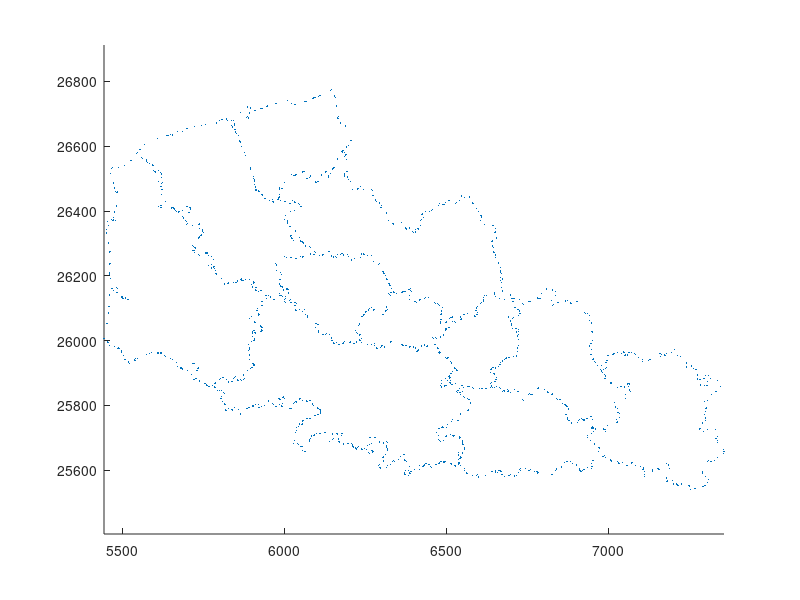

The MATLAB source for this figure:
SS11=[
6178.72		26584.54	
6180.21		26581.03	
6187.69		26580.05	
6191.03		26573.67	
6189.14		26570.36	
6185.90		26568.33	
6164.83		26560.39	
6153.46		26534.34	
6150.80		26531.87	
6148.05		26529.11	
6144.41		26514.55	
6137.31		26505.26	
6135.85		26508.82	
6129.20		26522.60	
6126.57		26520.08	
6115.50		26511.29	
6106.94		26491.33	
6103.73		26491.03	
6098.27		26487.73	
6096.64		26491.33	
6082.54		26510.18	
6081.58		26507.92	
6080.48		26505.72	
6078.28		26502.46	
6070.94		26500.64	
6061.49		26522.21	
6057.92		26520.51	
6039.44		26513.69	
6036.33		26511.62	
6033.38		26509.33	
6029.81		26510.87	
6022.33		26512.70	
5996.64		26495.51	
6000.08		26488.46	
5993.52		26474.21	
5994.24		26470.34	
5991.34		26470.63	
5985.57		26471.39	
5986.11		26468.02	
5986.22		26451.45	
5985.82		26446.02	
5986.27		26443.28	
5983.27		26440.96	
5983.11		26437.17	
5980.64		26434.77	
5966.12		26425.84	
5965.91		26429.48	
5965.45		26436.75	
5955.59		26432.77	
5942.27		26438.12	
5939.60		26439.91	
5933.75		26447.59	
5931.70		26450.40	
5922.43		26460.22	
5919.57		26462.51	
5913.05		26463.27	
5912.74		26466.66	
5911.60		26473.29	
5912.53		26476.66	
5908.93		26482.61	
5909.70		26492.84	
5907.99		26496.38	
5905.49		26499.40	
5906.19		26506.95	
5896.70		26527.29	
5896.86		26531.13	
5895.76		26534.78	
5880.44		26572.50	
5879.47		26576.08	
5878.80		26579.73	
5869.49		26599.43	
5865.43		26613.43	
5862.83		26616.07	
5858.53		26633.50	
5853.16		26638.31	
5851.15		26641.38	
5849.43		26644.44	
5848.73		26651.39	
5840.02		26657.06	
5840.87		26660.67	
5838.14		26663.51	
5825.95		26678.66	
5810.84		26682.07	
5822.01		26684.14	
5836.14		26680.51	
5845.71		26668.77	
5847.93		26665.69	
5842.63		26680.34	
5866.34		26704.64	
5886.38		26691.94	
5883.47		26689.45	
5889.82		26687.21	
5892.92		26702.37	
5897.70		26708.57	
5897.00		26716.10	
5886.51		26721.24	
5897.35		26720.48	
5909.96		26710.72	
5928.59		26716.08	
5932.28		26717.57	
5945.69		26723.08	
5949.18		26724.09	
5972.16		26730.52	
5976.04		26731.40	
6009.78		26741.69	
6021.87		26731.93	
6033.33		26729.17	
6063.72		26737.24	
6067.37		26738.72	
6088.16		26747.39	
6091.68		26748.69	
6093.92		26749.35	
6096.14		26750.05	
6107.11		26754.71	
6110.77		26756.26	
6144.00		26772.57	
6147.22		26774.41	
6155.23		26756.54	
6156.54		26752.85	
6158.14		26749.27	
6161.45		26726.08	
6162.10		26722.33	
6168.17		26692.50	
6166.05		26689.34	
6165.87		26685.68	
6173.05		26672.07	
6190.07		26662.45	
6206.59		26618.36	
6198.24		26602.50	
6192.06		26597.89	
6182.06		26586.40	
6178.72		26584.54	
6569.28		25788.41	
6568.33		25784.96	
6565.06		25783.37	
6545.58		25774.35	
6545.64		25770.65	
6539.21		25753.77	
6535.99		25752.87	
6519.63		25755.83	
6517.84		25749.22	
6503.80		25740.01	
6502.88		25736.67	
6500.67		25730.91	
6493.78		25730.24	
6490.96		25731.26	
6488.67		25733.20	
6485.65		25731.74	
6480.59		25727.53	
6477.65		25729.15	
6471.30		25715.72	
6476.87		25706.64	
6475.64		25695.65	
6480.91		25690.71	
6482.94		25687.58	
6492.94		25691.66	
6500.11		25704.26	
6501.68		25707.55	
6512.49		25709.68	
6519.91		25707.54	
6523.37		25705.69	
6526.98		25708.04	
6540.53		25702.61	
6543.95		25701.18	
6542.28		25697.97	
6549.63		25690.20	
6550.05		25686.60	
6551.02		25682.88	
6550.35		25679.09	
6553.94		25679.29	
6556.53		25669.04	
6557.26		25665.51	
6549.98		25652.72	
6539.30		25653.96	
6538.52		25646.59	
6543.75		25641.59	
6546.08		25638.72	
6542.94		25636.93	
6537.33		25633.95	
6537.45		25624.06	
6540.61		25622.30	
6538.53		25619.12	
6529.39		25612.79	
6527.31		25615.51	
6517.72		25618.85	
6514.57		25620.54	
6497.65		25626.07	
6494.67		25625.26	
6493.74		25622.32	
6491.58		25625.31	
6484.42		25626.58	
6480.77		25622.72	
6477.81		25620.89	
6471.50		25617.97	
6467.86		25616.70	
6455.57		25607.76	
6453.38		25610.33	
6448.51		25617.48	
6445.55		25618.56	
6439.60		25620.63	
6435.79		25620.24	
6432.89		25617.73	
6431.97		25614.23	
6429.23		25611.87	
6426.27		25610.50	
6418.67		25615.53	
6416.51		25600.97	
6401.54		25601.99	
6391.92		25595.96	
6386.96		25591.24	
6389.01		25588.50	
6383.73		25584.62	
6373.09		25587.35	
6372.39		25590.11	
6370.67		25593.54	
6375.56		25598.60	
6382.75		25600.07	
6387.28		25610.44	
6378.81		25627.87	
6375.97		25628.65	
6373.05		25629.02	
6371.75		25632.67	
6372.00		25647.95	
6368.25		25648.03	
6359.42		25641.21	
6354.77		25631.33	
6352.22		25634.06	
6339.92		25627.56	
6337.54		25630.43	
6335.42		25627.35	
6329.37		25617.91	
6328.52		25616.56	
6318.78		25614.61	
6315.10		25608.40	
6298.22		25605.55	
6295.83		25608.43	
6291.11		25614.07	
6293.63		25616.45	
6306.39		25628.18	
6305.15		25631.32	
6304.29		25637.95	
6306.79		25640.69	
6313.96		25648.97	
6319.17		25662.24	
6317.89		25668.27	
6316.47		25671.50	
6316.70		25674.81	
6318.37		25684.57	
6316.24		25687.47	
6306.16		25683.79	
6295.89		25686.28	
6294.17		25689.29	
6281.77		25700.76	
6278.38		25701.30	
6265.44		25701.31	
6270.11		25683.24	
6262.93		25680.42	
6258.72		25674.70	
6271.44		25660.89	
6274.15		25658.14	
6271.79		25655.59	
6263.33		25650.68	
6261.38		25653.92	
6254.48		25662.94	
6247.87		25666.27	
6240.49		25664.66	
6238.42		25667.40	
6229.32		25672.02	
6227.44		25669.51	
6222.91		25665.46	
6220.63		25668.32	
6214.45		25671.67	
6212.19		25674.23	
6210.75		25677.33	
6210.80		25679.74	
6207.95		25682.02	
6197.18		25682.84	
6183.70		25678.84	
6182.13		25681.68	
6171.33		25686.35	
6169.41		25688.72	
6166.78		25694.22	
6166.98		25696.67	
6176.52		25707.33	
6179.10		25713.15	
6176.04		25713.90	
6172.52		25715.07	
6166.03		25711.55	
6163.37		25714.09	
6153.81		25717.91	
6150.26		25711.65	
6151.60		25697.98	
6149.56		25694.74	
6140.28		25688.21	
6127.76		25716.86	
6124.24		25716.77	
6110.68		25713.31	
6099.87		25712.40	
6095.16		25708.80	
6092.01		25706.66	
6084.89		25706.04	
6084.62		25703.11	
6081.28		25698.48	
6079.45		25693.31	
6078.53		25690.72	
6077.17		25687.12	
6066.76		25658.12	
6063.21		25657.54	
6058.05		25661.67	
6055.89		25671.99	
6052.31		25672.61	
6043.62		25678.50	
6041.82		25682.61	
6027.90		25681.56	
6031.00		25692.63	
6035.07		25715.17	
6039.53		25721.22	
6038.21		25732.74	
6044.63		25734.11	
6046.71		25740.35	
6047.78		25743.46	
6053.19		25741.69	
6055.84		25742.76	
6056.56		25749.24	
6056.05		25752.72	
6060.35		25754.43	
6070.47		25759.99	
6077.94		25759.58	
6081.79		25758.78	
6095.24		25768.69	
6098.27		25770.10	
6103.50		25772.99	
6106.48		25773.11	
6111.28		25775.74	
6113.85		25776.71	
6113.15		25779.45	
6113.39		25782.27	
6111.62		25785.55	
6108.99		25788.18	
6106.33		25791.44	
6102.87		25791.80	
6091.45		25798.59	
6088.00		25804.51	
6085.98		25807.15	
6082.59		25816.38	
6078.93		25815.41	
6071.72		25813.08	
6068.27		25813.64	
6057.82		25814.22	
6050.39		25820.89	
6047.23		25819.69	
6037.86		25810.26	
6034.56		25810.98	
6031.76		25809.97	
6030.27		25806.77	
6022.39		25791.59	
6018.03		25790.54	
6000.10		25821.64	
5998.80		25823.95	
5997.40		25826.20	
5994.54		25824.13	
5984.46		25821.01	
5985.52		25817.64	
5988.78		25819.24	
5996.27		25806.86	
5993.29		25797.25	
5991.91		25800.41	
5987.05		25803.99	
5975.11		25797.10	
5971.70		25797.94	
5967.24		25803.36	
5965.13		25806.46	
5952.00		25813.48	
5940.60		25799.05	
5930.81		25797.38	
5924.42		25794.55	
5921.97		25792.30	
5919.86		25802.06	
5912.26		25802.07	
5905.88		25798.28	
5902.33		25799.65	
5902.03		25796.57	
5893.62		25793.54	
5890.57		25793.93	
5887.01		25790.89	
5883.29		25791.57	
5866.42		25772.15	
5864.43		25775.32	
5860.66		25785.57	
5858.44		25788.29	
5846.57		25794.32	
5841.28		25786.07	
5838.23		25787.89	
5828.48		25790.30	
5820.64		25784.07	
5820.02		25787.65	
5819.19		25801.85	
5816.89		25804.59	
5808.42		25813.17	
5808.06		25819.73	
5805.11		25821.38	
5805.63		25828.20	
5815.17		25837.26	
5813.38		25839.97	
5805.61		25844.97	
5801.78		25844.71	
5794.38		25846.29	
5786.62		25854.44	
5784.13		25856.83	
5778.41		25860.59	
5785.95		25866.47	
5788.12		25869.01	
5800.88		25880.20	
5803.95		25881.79	
5809.49		25885.63	
5812.86		25885.44	
5823.25		25880.75	
5827.59		25874.48	
5828.99		25870.92	
5837.45		25873.72	
5840.36		25874.48	
5843.11		25883.69	
5847.69		25887.14	
5850.73		25888.61	
5856.83		25878.19	
5859.20		25876.03	
5865.49		25879.11	
5868.66		25877.49	
5876.02		25881.08	
5877.98		25883.50	
5875.48		25893.80	
5886.18		25908.47	
5895.84		25913.02	
5900.45		25916.23	
5903.25		25916.29	
5907.18		25922.50	
5906.88		25926.23	
5904.00		25928.71	
5891.75		25942.51	
5893.95		25954.14	
5893.00		25957.33	
5889.93		25969.85	
5892.70		25971.76	
5892.05		25973.31	
5892.19		25977.02	
5890.55		25987.93	
5899.98		25998.19	
5906.74		26000.69	
5910.03		26002.17	
5908.64		26005.13	
5902.67		26012.04	
5901.34		26022.72	
5901.81		26026.52	
5906.82		26030.87	
5910.17		26024.85	
5912.33		26022.16	
5928.69		26028.80	
5931.52		26031.08	
5929.66		26033.93	
5932.69		26039.72	
5930.47		26042.30	
5927.78		26045.20	
5912.28		26057.12	
5908.53		26057.61	
5894.35		26069.25	
5899.83		26074.06	
5907.09		26072.60	
5920.71		26077.73	
5923.05		26080.62	
5920.61		26083.25	
5916.22		26092.90	
5918.14		26099.61	
5930.27		26108.55	
5933.92		26109.53	
5931.89		26120.13	
5946.31		26131.20	
5946.79		26138.49	
5950.85		26139.99	
5957.37		26135.98	
5958.92		26132.47	
5966.34		26127.38	
5969.19		26126.35	
5986.55		26138.40	
5990.03		26139.19	
5986.71		26145.58	
5998.58		26153.61	
5998.55		26157.22	
6007.38		26159.18	
6010.23		26160.26	
6012.23		26157.25	
6013.65		26146.87	
5995.83		26135.14	
6005.36		26135.33	
6003.41		26128.98	
6001.10		26126.46	
6002.46		26120.10	
6004.86		26117.75	
6017.14		26124.11	
6019.44		26126.91	
6021.27		26116.75	
6031.44		26117.73	
6034.97		26117.70	
6037.03		26115.83	
6038.38		26113.39	
6033.73		26108.49	
6033.87		26094.70	
6036.81		26092.52	
6047.27		26095.66	
6058.18		26094.50	
6058.11		26090.84	
6062.42		26095.50	
6064.98		26080.80	
6071.08		26076.36	
6072.39		26072.76	
6073.24		26071.70	
6079.96		26070.10	
6098.60		26052.21	
6106.05		26050.76	
6103.48		26048.90	
6098.04		26041.44	
6107.30		26030.14	
6106.90		26026.46	
6119.57		26019.76	
6122.68		26017.85	
6128.24		26020.05	
6131.00		26021.40	
6139.62		26019.25	
6145.49		26009.29	
6147.33		26005.82	
6147.28		26000.41	
6147.68		26000.56	
6153.17		25992.90	
6155.79		25991.14	
6162.88		25992.94	
6168.53		25988.48	
6172.02		25987.08	
6181.38		25990.45	
6184.20		25992.34	
6185.61		25996.26	
6200.55		25995.39	
6203.88		25993.44	
6204.83		25995.98	
6215.35		25991.96	
6218.71		25990.18	
6222.44		25993.98	
6223.87		25996.39	
6224.67		25995.79	
6231.40		26002.36	
6234.44		26000.65	
6239.68		25995.01	
6257.73		25988.74	
6269.21		25988.17	
6279.98		25992.02	
6278.73		25985.94	
6284.35		25977.50	
6286.99		25975.29	
6296.94		25978.48	
6301.40		25983.37	
6304.87		25983.80	
6310.23		25980.45	
6327.74		25995.50	
6330.32		25998.42	
6361.88		25989.05	
6365.02		25987.88	
6366.79		25985.04	
6376.41		25985.29	
6385.67		25982.72	
6387.84		25980.27	
6391.39		25980.38	
6397.70		25983.31	
6399.46		25980.19	
6405.41		25976.88	
6410.26		25967.34	
6413.27		25969.53	
6416.28		25971.70	
6424.92		25981.23	
6422.79		25983.72	
6434.06		25986.42	
6438.29		25982.48	
6441.18		25982.46	
6443.66		25985.08	
6464.88		25986.96	
6468.48		25987.16	
6474.07		25978.45	
6474.89		25975.09	
6478.87		25965.78	
6478.24		25962.41	
6480.41		25961.64	
6482.60		25962.36	
6498.22		25947.92	
6500.82		25945.37	
6503.65		25946.33	
6506.43		25947.42	
6514.71		25935.89	
6516.85		25932.99	
6516.35		25928.68	
6526.63		25915.62	
6529.91		25914.65	
6532.04		25911.95	
6534.02		25909.14	
6531.06		25906.75	
6520.23		25904.63	
6515.23		25898.98	
6509.67		25892.04	
6507.61		25889.52	
6510.49		25887.45	
6513.07		25885.01	
6511.13		25882.58	
6513.07		25876.69	
6505.37		25877.55	
6499.48		25882.42	
6484.62		25878.10	
6485.29		25867.42	
6482.61		25860.47	
6484.88		25858.45	
6487.22		25856.52	
6495.16		25859.70	
6499.84		25862.22	
6510.04		25870.96	
6512.82		25868.93	
6514.97		25866.54	
6517.97		25865.37	
6518.22		25865.07	
6529.13		25868.01	
6547.01		25862.58	
6550.68		25861.75	
6555.04		25856.36	
6549.37		25844.09	
6541.67		25851.03	
6539.85		25847.88	
6537.03		25846.18	
6531.39		25842.97	
6536.35		25840.92	
6543.32		25839.57	
6545.48		25832.93	
6553.84		25826.54	
6556.02		25823.73	
6567.28		25820.69	
6570.80		25818.97	
6574.75		25809.98	
6576.40		25807.04	
6569.28		25788.41	
6681.15		26127.94	
6665.89		26128.86	
6653.05		26136.93	
6650.56		26143.96	
6650.67		26147.85	
6625.79		26138.19	
6618.33		26138.99	
6614.79		26132.76	
6614.87		26125.52	
6615.26		26122.33	
6610.24		26118.35	
6607.85		26116.20	
6605.08		26114.10	
6595.52		26104.28	
6594.04		26100.68	
6591.98		26093.17	
6596.51		26087.95	
6595.35		26080.69	
6590.90		26074.83	
6587.30		26075.87	
6566.30		26082.80	
6555.73		26081.36	
6552.67		26079.36	
6543.99		26073.17	
6546.86		26066.48	
6543.51		26066.25	
6530.42		26056.77	
6527.16		26058.14	
6520.45		26060.15	
6519.41		26073.16	
6516.89		26071.39	
6513.95		26070.50	
6510.53		26069.02	
6501.82		26057.38	
6499.68		26054.72	
6493.45		26057.50	
6483.83		26054.33	
6484.10		26058.07	
6484.02		26065.55	
6477.98		26069.81	
6484.22		26080.91	
6485.90		26083.79	
6484.35		26088.80	
6486.85		26091.71	
6489.13		26101.35	
6479.49		26108.19	
6477.69		26110.95	
6474.86		26113.43	
6467.62		26115.21	
6464.48		26117.63	
6446.49		26133.00	
6436.52		26131.95	
6433.39		26130.27	
6419.63		26127.25	
6416.73		26124.93	
6407.81		26118.28	
6405.66		26120.05	
6404.00		26122.29	
6401.76		26119.55	
6387.80		26126.96	
6387.17		26138.03	
6392.69		26151.73	
6391.13		26155.11	
6391.04		26160.32	
6387.88		26158.42	
6385.03		26156.93	
6373.40		26151.41	
6369.88		26150.79	
6366.38		26150.06	
6362.51		26149.26	
6346.94		26146.60	
6339.53		26149.36	
6336.87		26150.12	
6332.01		26147.96	
6328.51		26149.07	
6330.21		26159.55	
6326.78		26169.57	
6325.26		26172.77	
6323.91		26176.17	
6317.70		26189.40	
6316.22		26192.61	
6311.64		26202.18	
6308.55		26207.72	
6307.18		26210.60	
6305.54		26213.87	
6294.41		26236.90	
6291.35		26235.06	
6276.32		26244.57	
6270.93		26261.84	
6256.41		26261.52	
6246.53		26265.91	
6245.66		26269.58	
6238.99		26267.23	
6236.39		26257.19	
6218.33		26254.03	
6208.53		26248.85	
6198.40		26259.01	
6196.39		26266.13	
6182.28		26263.98	
6181.54		26267.43	
6176.17		26269.89	
6174.30		26266.82	
6164.49		26264.94	
6161.54		26255.92	
6159.69		26259.30	
6152.51		26258.21	
6145.56		26261.22	
6140.09		26275.08	
6136.37		26276.08	
6120.75		26265.84	
6117.31		26264.20	
6109.93		26263.92	
6096.90		26271.56	
6094.71		26274.79	
6081.02		26288.09	
6077.65		26289.94	
6066.40		26291.80	
6060.25		26301.52	
6056.42		26301.87	
6055.27		26305.88	
6051.81		26307.55	
6046.23		26317.57	
6029.77		26308.64	
6024.70		26314.40	
6022.43		26316.93	
6019.14		26322.82	
6021.72		26325.52	
6035.14		26338.36	
6021.15		26350.53	
6021.15		26350.73	
6018.23		26352.33	
6011.98		26360.00	
6010.13		26362.85	
6009.91		26369.54	
6002.25		26374.13	
6004.03		26385.31	
6019.19		26397.43	
6032.27		26401.25	
6053.02		26414.37	
6049.94		26414.85	
6047.96		26419.83	
6045.38		26422.45	
6035.38		26426.39	
6031.78		26427.68	
6026.73		26432.52	
6020.66		26424.10	
6016.84		26424.00	
6002.87		26430.15	
5987.67		26431.86	
5983.11		26437.17	
5983.27		26440.96	
5986.27		26443.28	
5985.82		26446.02	
5986.22		26451.45	
5986.11		26468.02	
5985.57		26471.39	
5991.34		26470.63	
5994.24		26470.34	
5993.52		26474.21	
6000.08		26488.46	
5996.64		26495.51	
6022.33		26512.70	
6029.81		26510.87	
6033.38		26509.33	
6036.33		26511.62	
6039.44		26513.69	
6057.92		26520.51	
6061.49		26522.21	
6070.94		26500.64	
6078.28		26502.46	
6080.48		26505.72	
6081.58		26507.92	
6082.54		26510.18	
6096.64		26491.33	
6098.27		26487.73	
6103.73		26491.03	
6106.94		26491.33	
6115.50		26511.29	
6126.57		26520.08	
6129.20		26522.60	
6135.85		26508.82	
6137.31		26505.26	
6144.41		26514.55	
6148.05		26529.11	
6150.80		26531.87	
6153.46		26534.34	
6164.83		26560.39	
6185.90		26568.33	
6189.14		26570.36	
6192.13		26559.15	
6191.09		26532.72	
6194.03		26522.70	
6187.51		26514.13	
6185.42		26511.17	
6185.40		26507.30	
6196.36		26504.93	
6198.06		26497.39	
6203.60		26492.02	
6210.87		26466.06	
6227.38		26468.16	
6230.17		26470.07	
6235.70		26475.39	
6244.19		26467.50	
6270.82		26465.53	
6273.48		26462.70	
6274.58		26447.35	
6282.28		26433.90	
6284.23		26430.52	
6293.85		26427.04	
6295.40		26423.90	
6300.13		26417.97	
6299.15		26410.46	
6315.17		26394.00	
6321.81		26371.55	
6334.54		26362.46	
6337.48		26359.85	
6362.42		26365.38	
6375.89		26347.64	
6377.86		26344.46	
6387.82		26347.86	
6397.01		26336.72	
6399.36		26333.88	
6406.08		26335.12	
6405.42		26342.36	
6411.22		26345.38	
6414.79		26344.60	
6420.20		26354.60	
6420.23		26369.71	
6425.07		26375.06	
6429.58		26379.27	
6425.30		26389.02	
6427.03		26392.15	
6435.43		26399.44	
6449.50		26397.81	
6455.00		26402.76	
6457.46		26405.57	
6476.18		26417.86	
6479.90		26424.09	
6490.35		26420.62	
6494.09		26420.34	
6497.86		26426.42	
6507.07		26431.61	
6510.58		26432.26	
6529.74		26423.72	
6532.88		26425.43	
6541.65		26432.82	
6548.24		26446.37	
6557.88		26440.59	
6572.94		26443.13	
6581.06		26426.63	
6583.39		26423.56	
6592.66		26406.76	
6599.71		26397.84	
6605.66		26386.63	
6608.38		26384.56	
6610.39		26381.24	
6605.26		26371.15	
6618.57		26357.88	
6644.92		26355.18	
6652.42		26346.45	
6653.22		26335.09	
6649.54		26333.83	
6655.51		26316.98	
6642.88		26309.92	
6641.66		26306.47	
6643.42		26292.99	
6643.96		26289.49	
6646.64		26287.33	
6645.93		26275.17	
6648.11		26272.50	
6652.41		26266.90	
6653.92		26263.68	
6652.18		26256.72	
6662.67		26242.17	
6662.92		26238.52	
6668.27		26225.98	
6667.21		26215.52	
6666.92		26212.01	
6670.91		26205.97	
6668.46		26195.38	
6673.17		26189.95	
6667.15		26185.91	
6670.91		26179.58	
6669.92		26165.08	
6675.32		26155.46	
6675.00		26151.79	
6699.61		26140.59	
6705.35		26130.48	
6701.90		26129.69	
6681.15		26127.94	
6037.98		26253.92	
6034.35		26252.91	
6021.24		26257.28	
6007.71		26256.90	
6001.55		26259.73	
5972.79		26238.94	
5975.20		26236.34	
5975.98		26232.79	
5977.85		26215.14	
5987.75		26211.51	
5990.73		26204.92	
5987.62		26188.84	
5985.88		26174.85	
5989.31		26168.72	
5992.79		26168.15	
5994.49		26165.50	
5998.55		26157.22	
5998.58		26153.61	
5986.71		26145.58	
5990.03		26139.19	
5986.55		26138.40	
5969.19		26126.35	
5966.34		26127.38	
5958.92		26132.47	
5957.37		26135.98	
5950.85		26139.99	
5946.79		26138.49	
5943.03		26138.75	
5928.31		26154.77	
5922.00		26152.14	
5912.87		26154.69	
5912.18		26158.04	
5913.07		26164.68	
5902.93		26165.49	
5901.08		26168.58	
5900.49		26172.13	
5904.94		26175.88	
5907.21		26178.16	
5905.36		26181.21	
5893.68		26188.23	
5879.87		26188.34	
5873.54		26185.78	
5870.50		26185.67	
5868.73		26190.69	
5867.98		26190.39	
5865.47		26187.61	
5855.00		26184.18	
5854.25		26180.51	
5850.95		26178.73	
5843.74		26179.89	
5829.36		26175.65	
5828.80		26178.41	
5825.70		26177.19	
5816.08		26174.60	
5806.10		26191.27	
5791.07		26203.25	
5789.63		26206.48	
5789.18		26216.59	
5784.32		26221.70	
5785.96		26228.25	
5782.14		26227.49	
5775.63		26223.20	
5774.95		26226.56	
5766.17		26231.40	
5775.78		26236.12	
5781.55		26249.64	
5776.55		26258.78	
5766.47		26263.56	
5763.60		26270.49	
5760.60		26270.64	
5758.44		26272.74	
5757.11		26269.44	
5738.95		26263.27	
5736.75		26266.46	
5722.19		26271.06	
5718.71		26277.94	
5721.80		26278.19	
5726.77		26285.51	
5725.10		26287.87	
5720.46		26291.32	
5718.57		26294.43	
5734.16		26313.78	
5736.29		26316.73	
5737.86		26320.09	
5743.45		26324.95	
5745.96		26326.65	
5750.01		26334.52	
5748.76		26338.08	
5748.86		26341.84	
5739.02		26346.94	
5739.14		26357.27	
5738.08		26362.08	
5735.84		26359.14	
5718.18		26354.95	
5701.20		26361.75	
5698.30		26359.46	
5698.20		26366.83	
5695.81		26369.84	
5690.78		26375.29	
5689.10		26378.69	
5687.37		26382.06	
5706.10		26395.98	
5712.45		26405.72	
5711.16		26409.42	
5708.99		26411.91	
5703.05		26412.58	
5699.51		26413.56	
5685.81		26401.37	
5675.79		26397.29	
5672.86		26396.85	
5667.72		26397.94	
5663.71		26401.90	
5662.30		26404.98	
5660.43		26407.81	
5658.16		26409.87	
5655.54		26411.46	
5652.24		26409.60	
5626.15		26406.50	
5619.66		26410.40	
5617.42		26411.91	
5613.05		26414.91	
5619.74		26417.20	
5634.34		26430.36	
5635.44		26433.76	
5621.94		26451.23	
5625.61		26465.33	
5622.83		26467.08	
5617.74		26475.10	
5621.27		26475.62	
5622.59		26486.08	
5624.90		26488.83	
5611.47		26492.33	
5620.80		26503.01	
5622.32		26512.83	
5621.28		26516.24	
5618.96		26519.26	
5613.09		26524.06	
5602.50		26520.39	
5599.73		26523.00	
5596.99		26525.83	
5595.62		26540.64	
5593.48		26543.48	
5583.72		26545.78	
5578.58		26550.56	
5576.22		26554.51	
5574.73		26557.76	
5561.68		26563.08	
5560.53		26566.46	
5546.09		26581.97	
5553.05		26589.03	
5555.46		26591.29	
5569.25		26605.11	
5582.80		26613.20	
5607.71		26625.14	
5638.33		26632.71	
5642.15		26633.72	
5649.61		26636.32	
5655.20		26634.68	
5669.86		26646.34	
5685.33		26644.98	
5697.70		26654.44	
5701.39		26655.89	
5722.52		26661.86	
5740.47		26662.60	
5744.04		26663.51	
5758.48		26668.08	
5792.14		26671.86	
5799.70		26679.85	
5807.09		26681.55	
5810.84		26682.07	
5825.95		26678.66	
5838.14		26663.51	
5840.87		26660.67	
5840.02		26657.06	
5848.73		26651.39	
5849.43		26644.44	
5851.15		26641.38	
5853.16		26638.31	
5858.53		26633.50	
5862.83		26616.07	
5865.43		26613.43	
5869.49		26599.43	
5878.80		26579.73	
5879.47		26576.08	
5880.44		26572.50	
5895.76		26534.78	
5896.86		26531.13	
5896.70		26527.29	
5906.19		26506.95	
5905.49		26499.40	
5907.99		26496.38	
5909.70		26492.84	
5908.93		26482.61	
5912.53		26476.66	
5911.60		26473.29	
5912.74		26466.66	
5913.05		26463.27	
5919.57		26462.51	
5922.43		26460.22	
5931.70		26450.40	
5933.75		26447.59	
5939.60		26439.91	
5942.27		26438.12	
5955.59		26432.77	
5965.45		26436.75	
5965.91		26429.48	
5966.12		26425.84	
5980.64		26434.77	
5983.11		26437.17	
5987.67		26431.86	
6002.87		26430.15	
6016.84		26424.00	
6020.66		26424.10	
6026.73		26432.52	
6031.78		26427.68	
6035.38		26426.39	
6045.38		26422.45	
6047.96		26419.83	
6049.94		26414.85	
6053.02		26414.37	
6032.27		26401.25	
6019.19		26397.43	
6004.03		26385.31	
6002.25		26374.13	
6009.91		26369.54	
6010.13		26362.85	
6011.98		26360.00	
6018.23		26352.33	
6021.15		26350.73	
6021.15		26350.53	
6035.14		26338.36	
6021.72		26325.52	
6019.14		26322.82	
6022.43		26316.93	
6024.70		26314.40	
6029.77		26308.64	
6046.23		26317.57	
6051.81		26307.55	
6055.27		26305.88	
6056.42		26301.87	
6060.25		26301.52	
6066.40		26291.80	
6077.65		26289.94	
6081.02		26288.09	
6094.71		26274.79	
6096.90		26271.56	
6093.09		26266.30	
6089.51		26264.80	
6082.23		26267.09	
6060.28		26259.58	
6057.15		26258.10	
6050.55		26259.55	
6037.98		26253.92	
5918.14		26099.61	
5916.22		26092.90	
5920.61		26083.25	
5923.05		26080.62	
5920.71		26077.73	
5907.09		26072.60	
5899.83		26074.06	
5894.35		26069.25	
5908.53		26057.61	
5912.28		26057.12	
5927.78		26045.20	
5930.47		26042.30	
5932.69		26039.72	
5929.66		26033.93	
5931.52		26031.08	
5928.69		26028.80	
5912.33		26022.16	
5910.17		26024.85	
5906.82		26030.87	
5901.81		26026.52	
5901.34		26022.72	
5902.67		26012.04	
5908.64		26005.13	
5910.03		26002.17	
5906.74		26000.69	
5899.98		25998.19	
5890.55		25987.93	
5892.19		25977.02	
5892.05		25973.31	
5892.70		25971.76	
5889.93		25969.85	
5893.00		25957.33	
5893.95		25954.14	
5891.75		25942.51	
5904.00		25928.71	
5906.88		25926.23	
5907.18		25922.50	
5903.25		25916.29	
5900.45		25916.23	
5895.84		25913.02	
5886.18		25908.47	
5875.48		25893.80	
5877.98		25883.50	
5876.02		25881.08	
5868.66		25877.49	
5865.49		25879.11	
5859.20		25876.03	
5856.83		25878.19	
5850.73		25888.61	
5847.69		25887.14	
5843.11		25883.69	
5840.36		25874.48	
5837.45		25873.72	
5828.99		25870.92	
5827.59		25874.48	
5823.25		25880.75	
5812.86		25885.44	
5809.49		25885.63	
5803.95		25881.79	
5800.88		25880.20	
5788.12		25869.01	
5785.95		25866.47	
5778.41		25860.59	
5768.13		25858.87	
5761.98		25861.59	
5760.12		25863.88	
5755.51		25867.55	
5738.13		25875.14	
5731.12		25884.13	
5728.14		25883.10	
5723.59		25879.39	
5720.95		25881.12	
5712.83		25894.15	
5731.22		25907.67	
5734.17		25914.83	
5734.47		25918.36	
5721.59		25929.86	
5717.97		25928.97	
5702.43		25908.90	
5687.73		25909.81	
5687.54		25912.69	
5683.77		25915.22	
5680.06		25915.12	
5671.00		25920.38	
5666.64		25933.48	
5654.56		25940.91	
5654.26		25942.97	
5650.42		25943.76	
5633.07		25951.33	
5630.69		25953.51	
5620.85		25961.79	
5617.81		25961.75	
5611.78		25961.69	
5608.13		25961.93	
5590.34		25964.24	
5585.46		25959.20	
5574.95		25956.45	
5567.55		25949.05	
5564.34		25946.73	
5548.81		25943.86	
5542.36		25939.28	
5540.75		25943.78	
5539.32		25940.20	
5522.83		25930.37	
5519.07		25931.20	
5520.55		25934.62	
5511.55		25940.57	
5507.90		25940.90	
5504.48		25954.39	
5497.62		25964.89	
5498.77		25967.91	
5491.49		25975.99	
5487.74		25976.92	
5484.57		25975.00	
5475.57		25981.18	
5461.56		25984.35	
5456.29		25993.99	
5454.97		25997.45	
5443.98		26006.90	
5453.65		26052.70	
5457.19		26083.62	
5457.74		26087.47	
5459.39		26105.71	
5461.08		26141.00	
5466.51		26159.66	
5470.25		26160.46	
5473.85		26153.53	
5484.26		26148.08	
5498.36		26134.42	
5501.31		26131.83	
5503.03		26129.97	
5505.37		26128.97	
5516.03		26127.76	
5519.25		26126.12	
5520.51		26126.32	
5520.29		26127.23	
5510.26		26131.71	
5501.87		26134.40	
5486.60		26161.29	
5483.41		26163.58	
5463.50		26191.03	
5460.82		26205.90	
5462.20		26209.47	
5461.90		26234.77	
5462.14		26238.43	
5460.94		26271.57	
5462.72		26274.80	
5458.29		26299.00	
5458.40		26302.56	
5451.83		26330.43	
5451.93		26334.03	
5451.19		26341.92	
5458.08		26356.09	
5455.82		26367.38	
5468.06		26373.61	
5469.40		26370.11	
5472.50		26372.09	
5478.34		26369.76	
5474.29		26379.82	
5476.04		26394.43	
5475.25		26398.02	
5482.79		26415.47	
5482.47		26457.41	
5486.10		26458.66	
5479.52		26460.51	
5476.46		26470.38	
5475.52		26473.69	
5472.74		26485.90	
5471.90		26489.08	
5464.98		26515.54	
5467.10		26531.05	
5470.03		26533.66	
5489.43		26534.84	
5502.60		26538.64	
5505.91		26539.55	
5527.74		26556.27	
5543.75		26578.78	
5546.09		26581.97	
5560.53		26566.46	
5561.68		26563.08	
5574.73		26557.76	
5576.22		26554.51	
5578.58		26550.56	
5583.72		26545.78	
5593.48		26543.48	
5595.62		26540.64	
5596.99		26525.83	
5599.73		26523.00	
5602.50		26520.39	
5613.09		26524.06	
5618.96		26519.26	
5621.28		26516.24	
5622.32		26512.83	
5620.80		26503.01	
5611.47		26492.33	
5624.90		26488.83	
5622.59		26486.08	
5621.27		26475.62	
5617.74		26475.10	
5622.83		26467.08	
5625.61		26465.33	
5621.94		26451.23	
5635.44		26433.76	
5634.34		26430.36	
5619.74		26417.20	
5613.05		26414.91	
5617.42		26411.91	
5619.66		26410.40	
5626.15		26406.50	
5652.24		26409.60	
5655.54		26411.46	
5658.16		26409.87	
5660.43		26407.81	
5662.30		26404.98	
5663.71		26401.90	
5667.72		26397.94	
5672.86		26396.85	
5675.79		26397.29	
5685.81		26401.37	
5699.51		26413.56	
5703.05		26412.58	
5708.99		26411.91	
5711.16		26409.42	
5712.45		26405.72	
5706.10		26395.98	
5687.37		26382.06	
5689.10		26378.69	
5690.78		26375.29	
5695.81		26369.84	
5698.20		26366.83	
5698.30		26359.46	
5701.20		26361.75	
5718.18		26354.95	
5735.84		26359.14	
5738.08		26362.08	
5739.14		26357.27	
5739.02		26346.94	
5748.86		26341.84	
5748.76		26338.08	
5750.01		26334.52	
5745.96		26326.65	
5743.45		26324.95	
5737.86		26320.09	
5736.29		26316.73	
5734.16		26313.78	
5718.57		26294.43	
5720.46		26291.32	
5725.10		26287.87	
5726.77		26285.51	
5721.80		26278.19	
5718.71		26277.94	
5722.19		26271.06	
5736.75		26266.46	
5738.95		26263.27	
5757.11		26269.44	
5758.44		26272.74	
5760.60		26270.64	
5763.60		26270.49	
5766.47		26263.56	
5776.55		26258.78	
5781.55		26249.64	
5775.78		26236.12	
5766.17		26231.40	
5774.95		26226.56	
5775.63		26223.20	
5782.14		26227.49	
5785.96		26228.25	
5784.32		26221.70	
5789.18		26216.59	
5789.63		26206.48	
5791.07		26203.25	
5806.10		26191.27	
5816.08		26174.60	
5825.70		26177.19	
5828.80		26178.41	
5829.36		26175.65	
5843.74		26179.89	
5850.95		26178.73	
5854.25		26180.51	
5855.00		26184.18	
5865.47		26187.61	
5867.98		26190.39	
5868.73		26190.69	
5870.50		26185.67	
5873.54		26185.78	
5879.87		26188.34	
5893.68		26188.23	
5905.36		26181.21	
5907.21		26178.16	
5904.94		26175.88	
5900.49		26172.13	
5901.08		26168.58	
5902.93		26165.49	
5913.07		26164.68	
5912.18		26158.04	
5912.87		26154.69	
5922.00		26152.14	
5928.31		26154.77	
5943.03		26138.75	
5946.79		26138.49	
5946.31		26131.20	
5931.89		26120.13	
5933.92		26109.53	
5930.27		26108.55	
5918.14		26099.61	
6324.90		26141.70	
6327.70		26139.15	
6316.07		26103.53	
6318.28		26095.98	
6316.97		26093.11	
6313.84		26091.57	
6305.75		26080.39	
6302.41		26082.24	
6279.80		26096.02	
6276.68		26094.75	
6269.03		26101.24	
6264.67		26098.38	
6261.31		26094.91	
6259.40		26092.56	
6254.21		26090.85	
6251.92		26088.48	
6248.63		26081.10	
6245.78		26078.94	
6240.47		26074.14	
6232.85		26052.22	
6231.55		26048.49	
6229.04		26046.17	
6221.91		26038.79	
6220.67		26032.06	
6223.46		26025.37	
6225.97		26022.73	
6231.32		26020.44	
6233.95		26019.12	
6232.08		26015.91	
6238.31		26006.90	
6234.44		26000.65	
6231.40		26002.36	
6224.67		25995.79	
6223.87		25996.39	
6222.44		25993.98	
6218.71		25990.18	
6215.35		25991.96	
6204.83		25995.98	
6203.88		25993.44	
6200.55		25995.39	
6185.61		25996.26	
6184.20		25992.34	
6181.38		25990.45	
6172.02		25987.08	
6168.53		25988.48	
6162.88		25992.94	
6155.79		25991.14	
6153.17		25992.90	
6147.68		26000.56	
6147.28		26000.41	
6147.33		26005.82	
6145.49		26009.29	
6139.62		26019.25	
6131.00		26021.40	
6128.24		26020.05	
6122.68		26017.85	
6119.57		26019.76	
6106.90		26026.46	
6107.30		26030.14	
6098.04		26041.44	
6103.48		26048.90	
6106.05		26050.76	
6098.60		26052.21	
6079.96		26070.10	
6073.24		26071.70	
6072.39		26072.76	
6071.08		26076.36	
6064.98		26080.80	
6062.42		26095.50	
6058.11		26090.84	
6058.18		26094.50	
6047.27		26095.66	
6036.81		26092.52	
6033.87		26094.70	
6033.73		26108.49	
6038.38		26113.39	
6037.03		26115.83	
6034.97		26117.70	
6031.44		26117.73	
6021.27		26116.75	
6019.44		26126.91	
6017.14		26124.11	
6004.86		26117.75	
6002.46		26120.10	
6001.10		26126.46	
6003.41		26128.98	
6005.36		26135.33	
5995.83		26135.14	
6013.65		26146.87	
6012.23		26157.25	
6010.23		26160.26	
6007.38		26159.18	
5998.55		26157.22	
5994.49		26165.50	
5992.79		26168.15	
5989.31		26168.72	
5985.88		26174.85	
5987.62		26188.84	
5990.73		26204.92	
5987.75		26211.51	
5977.85		26215.14	
5975.98		26232.79	
5975.20		26236.34	
5972.79		26238.94	
6001.55		26259.73	
6007.71		26256.90	
6021.24		26257.28	
6034.35		26252.91	
6037.98		26253.92	
6050.55		26259.55	
6057.15		26258.10	
6060.28		26259.58	
6082.23		26267.09	
6089.51		26264.80	
6093.09		26266.30	
6096.90		26271.56	
6109.93		26263.92	
6117.31		26264.20	
6120.75		26265.84	
6136.37		26276.08	
6140.09		26275.08	
6145.56		26261.22	
6152.51		26258.21	
6159.69		26259.30	
6161.54		26255.92	
6164.49		26264.94	
6174.30		26266.82	
6176.17		26269.89	
6181.54		26267.43	
6182.28		26263.98	
6196.39		26266.13	
6198.40		26259.01	
6208.53		26248.85	
6218.33		26254.03	
6236.39		26257.19	
6238.99		26267.23	
6245.66		26269.58	
6246.53		26265.91	
6256.41		26261.52	
6270.93		26261.84	
6276.32		26244.57	
6291.35		26235.06	
6294.41		26236.90	
6305.54		26213.87	
6307.18		26210.60	
6308.55		26207.72	
6311.64		26202.18	
6316.22		26192.61	
6317.70		26189.40	
6323.91		26176.17	
6325.26		26172.77	
6326.78		26169.57	
6330.21		26159.55	
6328.51		26149.07	
6323.30		26144.71	
6324.90		26141.70	
6498.15		26034.19	
6500.16		26033.59	
6499.10		26030.03	
6493.54		26020.56	
6492.16		26017.18	
6483.25		26011.06	
6469.39		26007.42	
6466.72		26009.36	
6458.72		26010.61	
6461.16		26007.69	
6465.86		26001.83	
6468.48		25987.16	
6464.88		25986.96	
6443.66		25985.08	
6441.18		25982.46	
6438.29		25982.48	
6434.06		25986.42	
6422.79		25983.72	
6424.92		25981.23	
6416.28		25971.70	
6413.27		25969.53	
6410.26		25967.34	
6405.41		25976.88	
6399.46		25980.19	
6397.70		25983.31	
6391.39		25980.38	
6387.84		25980.27	
6385.67		25982.72	
6376.41		25985.29	
6366.79		25985.04	
6365.02		25987.88	
6361.88		25989.05	
6330.32		25998.42	
6327.74		25995.50	
6310.23		25980.45	
6304.87		25983.80	
6301.40		25983.37	
6296.94		25978.48	
6286.99		25975.29	
6284.35		25977.50	
6278.73		25985.94	
6279.98		25992.02	
6269.21		25988.17	
6257.73		25988.74	
6239.68		25995.01	
6234.44		26000.65	
6238.31		26006.90	
6232.08		26015.91	
6233.95		26019.12	
6231.32		26020.44	
6225.97		26022.73	
6223.46		26025.37	
6220.67		26032.06	
6221.91		26038.79	
6229.04		26046.17	
6231.55		26048.49	
6232.85		26052.22	
6240.47		26074.14	
6245.78		26078.94	
6248.63		26081.10	
6251.92		26088.48	
6254.21		26090.85	
6259.40		26092.56	
6261.31		26094.91	
6264.67		26098.38	
6269.03		26101.24	
6276.68		26094.75	
6279.80		26096.02	
6302.41		26082.24	
6305.75		26080.39	
6313.84		26091.57	
6316.97		26093.11	
6318.28		26095.98	
6316.07		26103.53	
6327.70		26139.15	
6324.90		26141.70	
6323.30		26144.71	
6328.51		26149.07	
6332.01		26147.96	
6336.87		26150.12	
6339.53		26149.36	
6346.94		26146.60	
6362.51		26149.26	
6366.38		26150.06	
6369.88		26150.79	
6373.40		26151.41	
6385.03		26156.93	
6387.88		26158.42	
6391.04		26160.32	
6391.13		26155.11	
6392.69		26151.73	
6387.17		26138.03	
6387.80		26126.96	
6401.76		26119.55	
6404.00		26122.29	
6405.66		26120.05	
6407.81		26118.28	
6416.73		26124.93	
6419.63		26127.25	
6433.39		26130.27	
6436.52		26131.95	
6446.49		26133.00	
6464.48		26117.63	
6467.62		26115.21	
6474.86		26113.43	
6477.69		26110.95	
6479.49		26108.19	
6489.13		26101.35	
6486.85		26091.71	
6484.35		26088.80	
6485.90		26083.79	
6484.22		26080.91	
6477.98		26069.81	
6484.02		26065.55	
6484.10		26058.07	
6483.83		26054.33	
6493.45		26057.50	
6499.68		26054.72	
6501.82		26057.38	
6509.02		26040.66	
6499.83		26037.45	
6498.15		26034.19	
6724.32		26002.57	
6723.73		25983.71	
6720.38		25976.93	
6721.62		25965.62	
6717.63		25954.79	
6717.16		25951.43	
6707.36		25951.89	
6695.53		25948.34	
6692.56		25947.58	
6686.47		25947.94	
6686.28		25944.92	
6683.36		25944.09	
6681.26		25941.83	
6673.49		25939.43	
6672.96		25936.18	
6667.74		25933.24	
6668.87		25926.81	
6665.17		25926.74	
6662.20		25920.95	
6652.69		25915.41	
6646.43		25916.95	
6643.68		25916.49	
6640.36		25912.05	
6638.32		25909.74	
6637.75		25900.58	
6647.77		25899.12	
6650.02		25896.42	
6655.02		25886.60	
6654.32		25879.27	
6654.11		25875.59	
6651.30		25873.64	
6639.19		25869.97	
6638.27		25866.51	
6641.64		25860.51	
6639.81		25857.43	
6636.64		25856.28	
6624.21		25851.75	
6620.47		25851.31	
6613.24		25853.36	
6609.68		25852.23	
6602.27		25851.26	
6598.64		25850.33	
6584.04		25852.77	
6581.63		25854.91	
6572.57		25858.28	
6568.76		25859.34	
6565.07		25859.45	
6550.68		25861.75	
6547.01		25862.58	
6529.13		25868.01	
6518.22		25865.07	
6517.97		25865.37	
6514.97		25866.54	
6512.82		25868.93	
6510.04		25870.96	
6499.84		25862.22	
6495.16		25859.70	
6487.22		25856.52	
6484.88		25858.45	
6482.61		25860.47	
6485.29		25867.42	
6484.62		25878.10	
6499.48		25882.42	
6505.37		25877.55	
6513.07		25876.69	
6511.13		25882.58	
6513.07		25885.01	
6510.49		25887.45	
6507.61		25889.52	
6509.67		25892.04	
6515.23		25898.98	
6520.23		25904.63	
6531.06		25906.75	
6534.02		25909.14	
6532.04		25911.95	
6529.91		25914.65	
6526.63		25915.62	
6516.35		25928.68	
6516.85		25932.99	
6514.71		25935.89	
6506.43		25947.42	
6503.65		25946.33	
6500.82		25945.37	
6498.22		25947.92	
6482.60		25962.36	
6480.41		25961.64	
6478.24		25962.41	
6478.87		25965.78	
6474.89		25975.09	
6474.07		25978.45	
6468.48		25987.16	
6465.86		26001.83	
6461.16		26007.69	
6458.72		26010.61	
6466.72		26009.36	
6469.39		26007.42	
6483.25		26011.06	
6492.16		26017.18	
6493.54		26020.56	
6499.10		26030.03	
6500.16		26033.59	
6498.15		26034.19	
6499.83		26037.45	
6509.02		26040.66	
6501.82		26057.38	
6510.53		26069.02	
6513.95		26070.50	
6516.89		26071.39	
6519.41		26073.16	
6520.45		26060.15	
6527.16		26058.14	
6530.42		26056.77	
6543.51		26066.25	
6546.86		26066.48	
6543.99		26073.17	
6552.67		26079.36	
6555.73		26081.36	
6566.30		26082.80	
6587.30		26075.87	
6590.90		26074.83	
6595.35		26080.69	
6596.51		26087.95	
6591.98		26093.17	
6594.04		26100.68	
6595.52		26104.28	
6605.08		26114.10	
6607.85		26116.20	
6610.24		26118.35	
6615.26		26122.33	
6614.87		26125.52	
6614.79		26132.76	
6618.33		26138.99	
6625.79		26138.19	
6650.67		26147.85	
6650.56		26143.96	
6653.05		26136.93	
6665.89		26128.86	
6681.15		26127.94	
6701.90		26129.69	
6705.35		26130.48	
6707.42		26130.08	
6709.51		26130.28	
6706.80		26120.71	
6712.85		26102.84	
6720.90		26094.81	
6724.47		26096.10	
6726.08		26093.47	
6727.52		26090.74	
6727.89		26083.26	
6723.19		26077.43	
6709.08		26072.41	
6708.22		26071.46	
6705.70		26069.15	
6692.94		26072.72	
6698.93		26063.29	
6700.10		26059.74	
6701.55		26051.03	
6700.86		26047.67	
6705.23		26038.41	
6714.92		26038.40	
6717.58		26036.86	
6722.38		26033.18	
6723.93		26028.57	
6717.52		26026.47	
6722.44		26019.49	
6721.02		26016.80	
6720.62		26016.60	
6720.42		26012.77	
6724.32		26002.57	
6992.96		25719.54	
6990.36		25725.95	
6986.83		25727.09	
6961.01		25726.95	
6954.64		25730.24	
6952.40		25727.49	
6950.99		25728.59	
6949.99		25731.71	
6951.70		25734.50	
6952.67		25755.94	
6947.87		25765.60	
6944.94		25764.50	
6936.84		25759.75	
6933.79		25760.40	
6928.63		25757.30	
6926.25		25754.82	
6923.87		25752.35	
6922.88		25755.89	
6917.81		25759.47	
6911.75		25755.61	
6909.45		25752.96	
6904.73		25747.75	
6897.91		25749.05	
6888.30		25745.26	
6885.98		25747.69	
6881.74		25752.76	
6878.39		25752.43	
6876.36		25754.86	
6874.23		25757.19	
6874.15		25760.96	
6870.19		25771.42	
6876.48		25786.16	
6878.56		25788.79	
6876.88		25790.98	
6874.76		25796.06	
6872.71		25797.06	
6870.66		25799.40	
6868.25		25801.37	
6865.66		25803.71	
6859.41		25806.81	
6851.54		25818.16	
6843.47		25817.87	
6840.54		25820.37	
6829.11		25835.00	
6826.10		25833.69	
6816.39		25840.52	
6814.13		25839.52	
6812.38		25842.90	
6804.06		25850.24	
6785.59		25853.41	
6782.31		25851.88	
6765.95		25833.24	
6762.61		25833.64	
6756.48		25835.85	
6753.67		25833.05	
6738.29		25814.97	
6735.12		25817.09	
6721.92		25842.83	
6711.73		25848.05	
6698.07		25840.81	
6691.27		25842.35	
6691.57		25846.40	
6688.67		25848.20	
6680.55		25842.85	
6679.13		25846.00	
6675.94		25844.66	
6672.85		25844.02	
6667.68		25851.83	
6665.01		25854.51	
6654.94		25858.90	
6648.80		25854.54	
6642.68		25856.11	
6639.81		25857.43	
6641.64		25860.51	
6638.27		25866.51	
6639.19		25869.97	
6651.30		25873.64	
6654.11		25875.59	
6654.32		25879.27	
6655.02		25886.60	
6650.02		25896.42	
6647.77		25899.12	
6637.75		25900.58	
6638.32		25909.74	
6640.36		25912.05	
6643.68		25916.49	
6646.43		25916.95	
6652.69		25915.41	
6662.20		25920.95	
6665.17		25926.74	
6668.87		25926.81	
6667.74		25933.24	
6672.96		25936.18	
6673.49		25939.43	
6681.26		25941.83	
6683.36		25944.09	
6686.28		25944.92	
6686.47		25947.94	
6692.56		25947.58	
6695.53		25948.34	
6707.36		25951.89	
6717.16		25951.43	
6717.63		25954.79	
6721.62		25965.62	
6720.38		25976.93	
6723.73		25983.71	
6724.32		26002.57	
6720.42		26012.77	
6720.62		26016.60	
6721.02		26016.80	
6722.44		26019.49	
6717.52		26026.47	
6723.93		26028.57	
6722.38		26033.18	
6717.58		26036.86	
6714.92		26038.40	
6705.23		26038.41	
6700.86		26047.67	
6701.55		26051.03	
6700.10		26059.74	
6698.93		26063.29	
6692.94		26072.72	
6705.70		26069.15	
6708.22		26071.46	
6709.08		26072.41	
6723.19		26077.43	
6727.89		26083.26	
6727.52		26090.74	
6726.08		26093.47	
6724.47		26096.10	
6720.90		26094.81	
6712.85		26102.84	
6706.80		26120.71	
6709.51		26130.28	
6727.74		26125.83	
6736.93		26113.99	
6740.01		26111.82	
6756.24		26120.49	
6760.00		26120.78	
6781.22		26132.61	
6783.96		26130.53	
6787.75		26129.81	
6791.52		26130.63	
6795.55		26145.69	
6808.87		26159.42	
6827.66		26156.00	
6837.97		26150.64	
6838.33		26139.37	
6826.34		26124.37	
6828.48		26109.53	
6832.04		26111.07	
6845.84		26118.13	
6868.82		26121.96	
6875.88		26123.97	
6883.38		26115.98	
6886.50		26113.99	
6903.91		26120.42	
6919.48		26103.80	
6927.48		26086.60	
6929.91		26083.65	
6937.25		26083.14	
6942.34		26077.63	
6942.15		26063.05	
6947.41		26057.84	
6948.33		26054.18	
6950.95		26027.97	
6952.11		26024.37	
6952.16		26001.42	
6946.88		25991.11	
6942.10		25983.58	
6941.71		25980.59	
6948.10		25971.39	
6947.23		25956.41	
6955.40		25944.57	
6953.70		25941.11	
6958.37		25934.84	
6961.86		25933.04	
6966.26		25922.66	
6976.95		25911.43	
6978.82		25908.03	
6980.53		25906.18	
6981.28		25903.33	
6983.43		25901.32	
6983.68		25901.32	
6990.11		25894.93	
6991.19		25891.84	
6991.83		25889.14	
6990.73		25882.78	
7006.70		25869.23	
7010.05		25867.79	
7011.20		25869.09	
7011.50		25869.34	
7028.51		25854.84	
7038.74		25857.53	
7042.50		25857.39	
7049.86		25856.85	
7058.72		25863.21	
7060.79		25866.29	
7063.00		25868.59	
7064.77		25867.07	
7066.50		25865.49	
7063.49		25858.48	
7067.33		25847.54	
7068.63		25843.90	
7054.48		25832.54	
7053.29		25821.67	
7049.51		25822.76	
7020.99		25810.06	
7023.22		25794.97	
7028.86		25789.54	
7031.23		25778.09	
7034.47		25775.86	
7034.43		25762.70	
7026.80		25755.91	
7030.14		25749.87	
7027.65		25747.68	
6999.52		25737.03	
6993.72		25727.22	
6992.96		25719.54	
7355.51		25664.92	
7357.99		25657.77	
7356.30		25650.47	
7337.10		25639.09	
7329.84		25630.59	
7319.44		25626.30	
7315.88		25627.56	
7310.82		25629.29	
7308.49		25627.97	
7291.19		25595.31	
7291.13		25591.53	
7299.87		25579.31	
7310.98		25571.23	
7306.83		25560.73	
7299.33		25552.80	
7295.99		25551.06	
7292.78		25549.60	
7270.35		25542.47	
7266.65		25543.23	
7255.65		25541.12	
7252.18		25551.40	
7248.59		25552.49	
7226.81		25557.41	
7217.08		25552.99	
7214.38		25553.95	
7210.12		25557.35	
7202.82		25557.12	
7198.54		25567.22	
7184.07		25566.43	
7180.68		25565.04	
7179.97		25576.15	
7190.22		25604.09	
7187.18		25614.88	
7185.84		25618.37	
7180.58		25621.53	
7157.68		25601.67	
7156.53		25604.62	
7152.72		25604.67	
7138.35		25600.58	
7136.19		25597.59	
7113.19		25581.62	
7113.19		25585.50	
7112.46		25597.01	
7106.35		25601.76	
7109.91		25603.09	
7109.12		25606.80	
7099.28		25612.45	
7084.42		25615.42	
7076.32		25623.37	
7072.88		25622.17	
7061.28		25613.32	
7057.79		25615.03	
7045.13		25623.33	
7033.95		25620.55	
7031.95		25623.96	
7028.85		25626.09	
7010.72		25628.58	
7008.44		25631.35	
6992.92		25640.03	
6988.49		25645.68	
6985.09		25642.52	
6970.83		25658.34	
6974.59		25667.97	
6971.85		25670.40	
6962.76		25681.11	
6959.12		25680.70	
6956.81		25683.47	
6953.52		25689.84	
6946.45		25691.24	
6936.25		25700.55	
6937.05		25707.47	
6950.01		25713.96	
6953.66		25720.31	
6952.40		25727.49	
6954.64		25730.24	
6961.01		25726.95	
6986.83		25727.09	
6990.36		25725.95	
6992.96		25719.54	
6993.72		25727.22	
6999.52		25737.03	
7027.65		25747.68	
7030.14		25749.87	
7026.80		25755.91	
7034.43		25762.70	
7034.47		25775.86	
7031.23		25778.09	
7028.86		25789.54	
7023.22		25794.97	
7020.99		25810.06	
7049.51		25822.76	
7053.29		25821.67	
7054.48		25832.54	
7068.63		25843.90	
7067.33		25847.54	
7063.49		25858.48	
7066.50		25865.49	
7064.77		25867.07	
7063.00		25868.59	
7060.79		25866.29	
7058.72		25863.21	
7049.86		25856.85	
7042.50		25857.39	
7038.74		25857.53	
7028.51		25854.84	
7011.50		25869.34	
7011.20		25869.09	
7010.05		25867.79	
7006.70		25869.23	
6990.73		25882.78	
6991.83		25889.14	
6991.19		25891.84	
6990.11		25894.93	
6983.68		25901.32	
6983.43		25901.32	
6981.28		25903.33	
6980.53		25906.18	
6984.96		25911.49	
6980.80		25923.02	
6991.89		25914.91	
6995.56		25916.18	
6993.89		25932.83	
6997.13		25938.97	
6999.81		25954.05	
7006.07		25958.59	
7013.73		25957.70	
7017.53		25956.89	
7018.84		25960.44	
7029.90		25962.91	
7041.01		25960.99	
7047.46		25964.74	
7051.19		25964.10	
7053.47		25957.40	
7051.89		25953.96	
7059.10		25955.28	
7064.79		25963.29	
7072.01		25964.35	
7082.30		25960.84	
7084.56		25957.94	
7094.12		25947.88	
7104.85		25948.97	
7107.20		25942.10	
7105.33		25935.13	
7126.10		25939.54	
7129.28		25941.32	
7158.87		25959.64	
7162.69		25959.02	
7163.00		25951.36	
7166.24		25958.03	
7173.41		25955.37	
7176.87		25953.75	
7181.27		25959.69	
7195.79		25964.05	
7203.85		25971.53	
7213.04		25955.02	
7223.53		25950.66	
7241.72		25930.95	
7243.11		25919.48	
7243.26		25918.17	
7257.52		25921.84	
7264.40		25912.94	
7271.39		25911.44	
7277.23		25893.57	
7275.28		25882.42	
7276.48		25878.82	
7283.59		25879.80	
7286.95		25865.96	
7284.58		25863.19	
7298.08		25860.90	
7305.12		25861.66	
7307.13		25872.60	
7296.32		25883.36	
7302.09		25893.44	
7309.41		25893.28	
7316.01		25883.62	
7337.87		25876.67	
7346.03		25859.29	
7334.77		25843.73	
7330.85		25843.50	
7319.86		25833.98	
7308.20		25814.70	
7297.11		25812.58	
7304.42		25792.05	
7301.49		25789.74	
7301.90		25782.20	
7297.48		25771.55	
7301.31		25761.09	
7300.16		25753.53	
7291.33		25745.90	
7283.73		25728.26	
7281.99		25724.75	
7295.91		25718.42	
7307.90		25725.50	
7330.91		25725.53	
7337.25		25704.19	
7333.30		25697.55	
7338.43		25692.20	
7339.13		25684.93	
7355.51		25664.92	
6956.28		25629.32	
6953.31		25628.84	
6948.01		25621.72	
6947.72		25612.39	
6951.01		25611.00	
6948.04		25604.22	
6937.50		25608.85	
6928.20		25603.16	
6924.61		25601.70	
6922.06		25599.49	
6916.84		25595.20	
6914.44		25597.68	
6912.89		25600.76	
6912.11		25604.50	
6902.23		25615.98	
6891.42		25619.35	
6888.77		25621.71	
6883.11		25625.77	
6874.95		25626.68	
6871.25		25626.48	
6864.45		25624.37	
6856.16		25609.66	
6840.63		25605.66	
6839.88		25603.26	
6838.61		25600.10	
6827.95		25587.04	
6824.21		25587.71	
6783.18		25589.88	
6783.63		25592.88	
6781.04		25595.63	
6774.20		25594.95	
6761.95		25603.51	
6757.70		25599.61	
6753.90		25599.48	
6744.52		25605.31	
6729.39		25604.34	
6727.35		25601.13	
6728.45		25597.66	
6722.72		25593.74	
6718.17		25583.80	
6711.42		25581.99	
6698.19		25585.72	
6695.04		25584.69	
6691.88		25583.67	
6681.23		25580.85	
6672.50		25586.43	
6675.65		25587.81	
6670.36		25596.65	
6667.80		25597.35	
6665.20		25597.90	
6661.78		25598.72	
6659.74		25592.04	
6653.17		25594.48	
6651.78		25597.71	
6651.23		25598.01	
6644.01		25595.14	
6640.66		25597.10	
6622.30		25583.19	
6600.24		25576.40	
6599.13		25579.87	
6596.03		25586.37	
6592.87		25584.48	
6581.97		25583.75	
6583.01		25591.01	
6564.84		25589.94	
6563.32		25592.71	
6558.08		25599.96	
6557.09		25606.29	
6544.65		25613.41	
6540.61		25622.30	
6537.45		25624.06	
6537.33		25633.95	
6542.94		25636.93	
6546.08		25638.72	
6543.75		25641.59	
6538.52		25646.59	
6539.30		25653.96	
6549.98		25652.72	
6557.26		25665.51	
6556.53		25669.04	
6553.94		25679.29	
6550.35		25679.09	
6551.02		25682.88	
6550.05		25686.60	
6549.63		25690.20	
6542.28		25697.97	
6543.95		25701.18	
6540.53		25702.61	
6526.98		25708.04	
6523.37		25705.69	
6519.91		25707.54	
6512.49		25709.68	
6501.68		25707.55	
6500.11		25704.26	
6492.94		25691.66	
6482.94		25687.58	
6480.91		25690.71	
6475.64		25695.65	
6476.87		25706.64	
6471.30		25715.72	
6477.65		25729.15	
6480.59		25727.53	
6485.65		25731.74	
6488.67		25733.20	
6490.96		25731.26	
6493.78		25730.24	
6500.67		25730.91	
6502.88		25736.67	
6503.80		25740.01	
6517.84		25749.22	
6519.63		25755.83	
6535.99		25752.87	
6539.21		25753.77	
6545.64		25770.65	
6545.58		25774.35	
6565.06		25783.37	
6568.33		25784.96	
6569.28		25788.41	
6576.40		25807.04	
6574.75		25809.98	
6570.80		25818.97	
6567.28		25820.69	
6556.02		25823.73	
6553.84		25826.54	
6545.48		25832.93	
6543.32		25839.57	
6536.35		25840.92	
6531.39		25842.97	
6537.03		25846.18	
6539.85		25847.88	
6541.67		25851.03	
6549.37		25844.09	
6555.04		25856.36	
6550.68		25861.75	
6565.07		25859.45	
6568.76		25859.34	
6572.57		25858.28	
6581.63		25854.91	
6584.04		25852.77	
6598.64		25850.33	
6602.27		25851.26	
6609.68		25852.23	
6613.24		25853.36	
6620.47		25851.31	
6624.21		25851.75	
6636.64		25856.28	
6639.81		25857.43	
6642.68		25856.11	
6648.80		25854.54	
6654.94		25858.90	
6665.01		25854.51	
6667.68		25851.83	
6672.85		25844.02	
6675.94		25844.66	
6679.13		25846.00	
6680.55		25842.85	
6688.67		25848.20	
6691.57		25846.40	
6691.27		25842.35	
6698.07		25840.81	
6711.73		25848.05	
6721.92		25842.83	
6735.12		25817.09	
6738.29		25814.97	
6753.67		25833.05	
6756.48		25835.85	
6762.61		25833.64	
6765.95		25833.24	
6782.31		25851.88	
6785.59		25853.41	
6804.06		25850.24	
6812.38		25842.90	
6814.13		25839.52	
6816.39		25840.52	
6826.10		25833.69	
6829.11		25835.00	
6840.54		25820.37	
6843.47		25817.87	
6851.54		25818.16	
6859.41		25806.81	
6865.66		25803.71	
6868.25		25801.37	
6870.66		25799.40	
6872.71		25797.06	
6874.76		25796.06	
6876.88		25790.98	
6878.56		25788.79	
6876.48		25786.16	
6870.19		25771.42	
6874.15		25760.96	
6874.23		25757.19	
6876.36		25754.86	
6878.39		25752.43	
6881.74		25752.76	
6885.98		25747.69	
6888.30		25745.26	
6897.91		25749.05	
6904.73		25747.75	
6909.45		25752.96	
6911.75		25755.61	
6917.81		25759.47	
6922.88		25755.89	
6923.87		25752.35	
6926.25		25754.82	
6928.63		25757.30	
6933.79		25760.40	
6936.84		25759.75	
6944.94		25764.50	
6947.87		25765.60	
6952.67		25755.94	
6951.70		25734.50	
6949.99		25731.71	
6950.99		25728.59	
6952.40		25727.49	
6953.66		25720.31	
6950.01		25713.96	
6937.05		25707.47	
6936.25		25700.55	
6946.45		25691.24	
6953.52		25689.84	
6956.81		25683.47	
6959.12		25680.70	
6962.76		25681.11	
6971.85		25670.40	
6974.59		25667.97	
6970.83		25658.34	
6985.09		25642.52	
6981.67		25641.51	
6956.28		25629.32];
%declaration des variables 
x3=SS11(:,1);
y4=SS11(:,2);

%dessin du graphe des secteurs sanitaires
hold on
plot(x3,y4,'.','markersize',3)
axis equal
